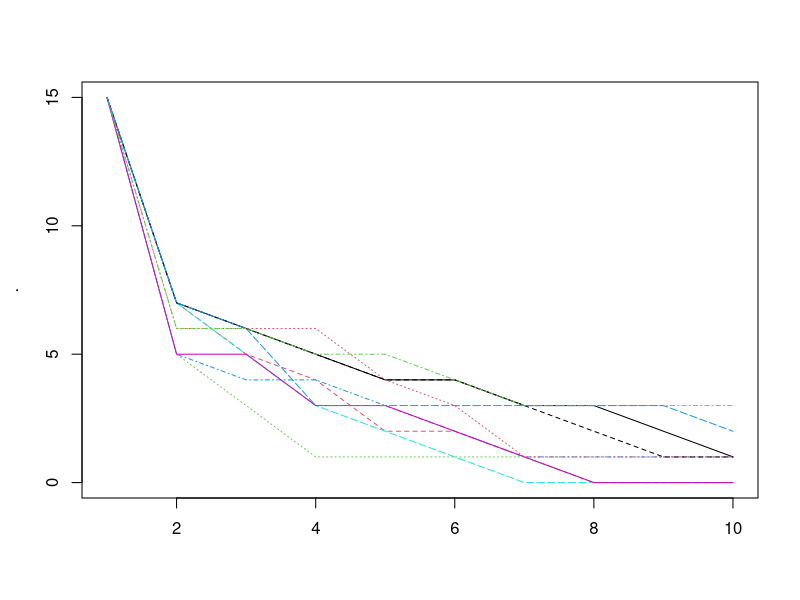
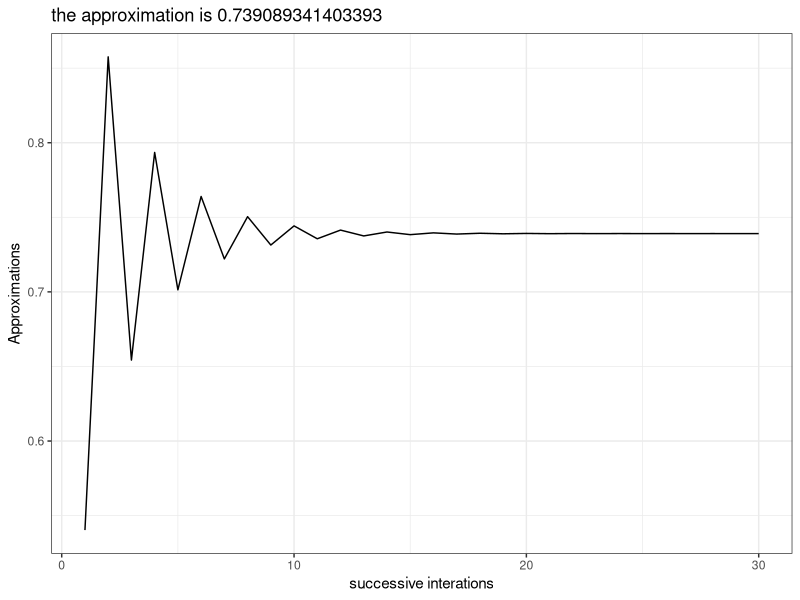
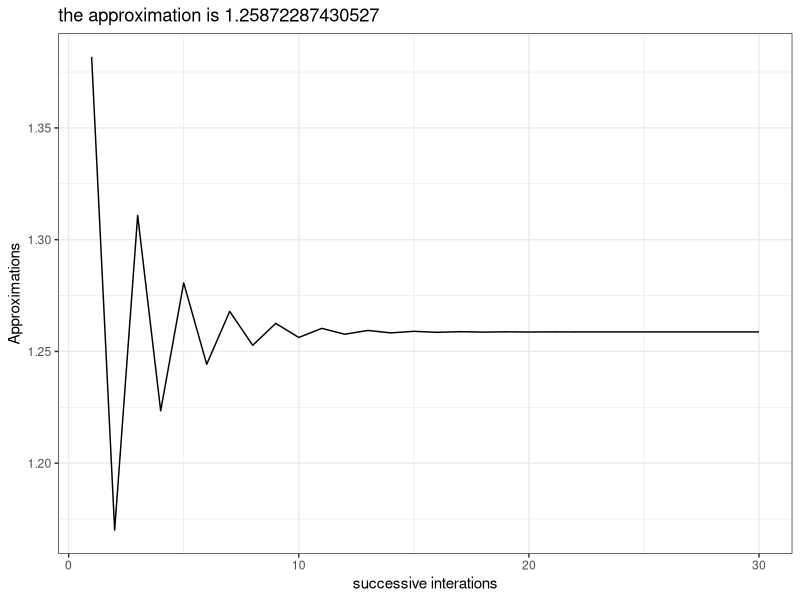
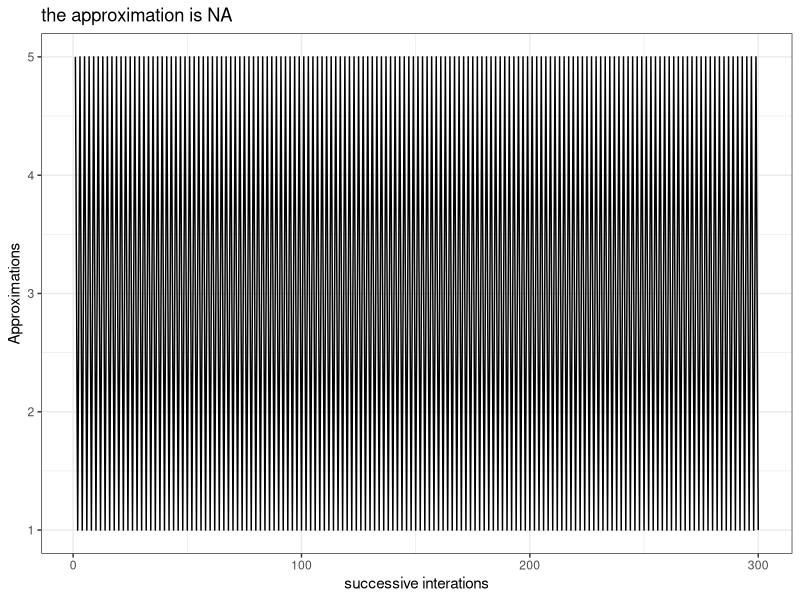
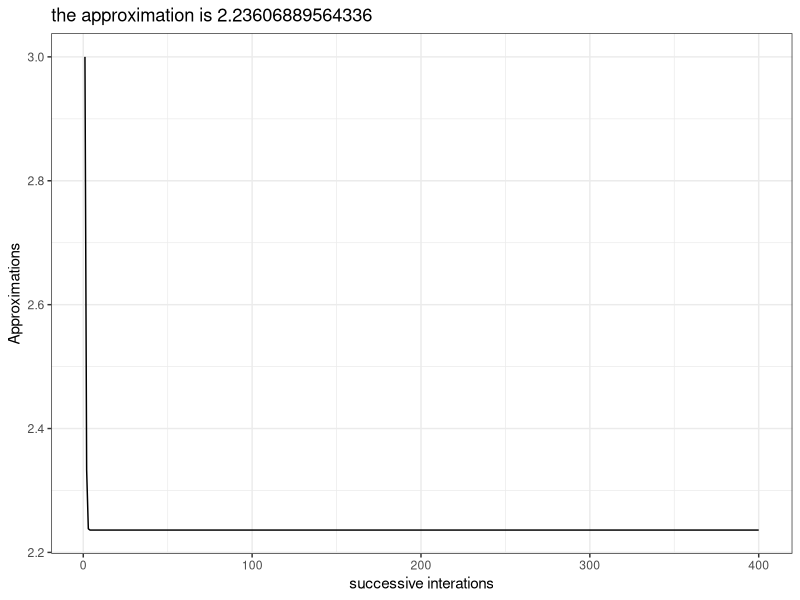
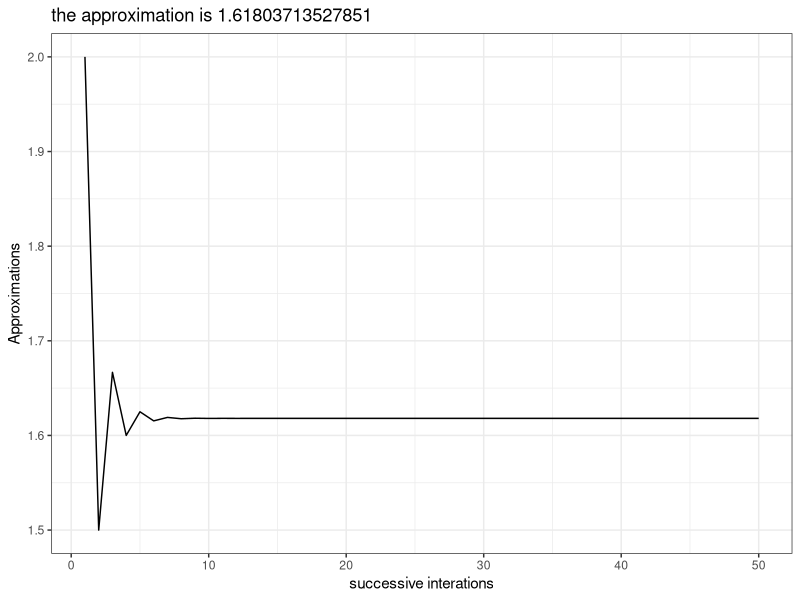
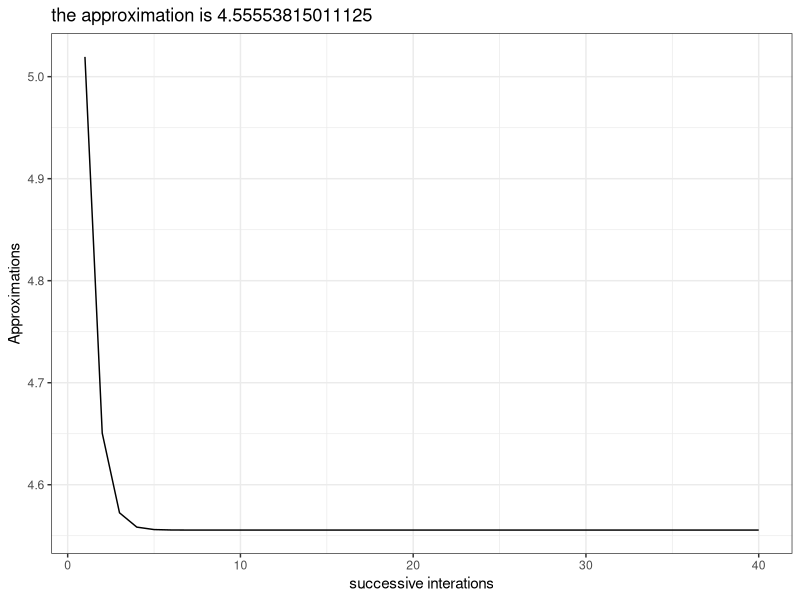
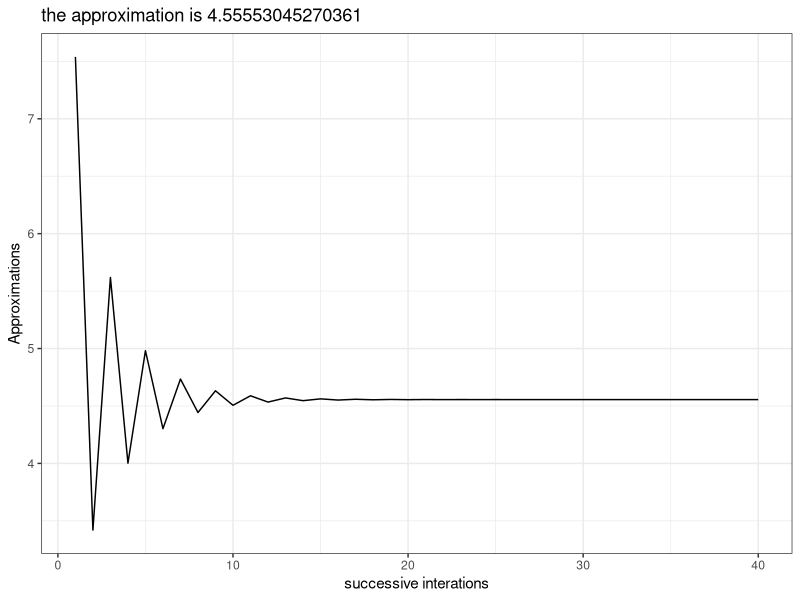

These charts were generated, in order, by the following R code:
## ---- chunk 1
knitr::opts_chunk$set(error = TRUE, cache = TRUE)
library(ggplot2)

## ---- chunk 2
mean(0.5, x = c(0:10,50))
## ---- chunk 3
scale01 <- function(x) {
  rng <- range(x, na.rm = TRUE)
  (x - rng[1]) / (rng[2] - rng[1])
}

mtcars_scale <- mtcars[]
mtcars_scale[] <- lapply(mtcars, scale01)
head(mtcars_scale)

scale_numerics <- function(dat){
  if(is.numeric(dat)){
    scale01(dat)
    } else {
      dat
      }
  }

iris_scale <- iris

iris_scale[] <- lapply(iris, scale_numerics)

head(iris)

try(lapply(iris, scale01))
## ---- chunk 4
formulas <- list(
  mpg ~ disp,
  mpg ~ I(1 / disp),
  mpg ~ disp + wt,
  mpg ~ I(1 / disp) + wt
)

mods <- vector("list", length(formulas))

for (i in seq_along(formulas)){
  mods[[i]] <- lm(formulas[[i]], data = mtcars)
  }
## ---- chunk 5
models_mtcars <- lapply(formulas, lm, data = mtcars)
# old way
#lapply(formulas, function(form) lm(form, data = mtcars))
## ---- chunk 6

bootstraps <- lapply(1:10, function(i) {
  rows <- sample(1:nrow(mtcars), rep = TRUE)
  mtcars[rows, ]
})

## for loop

bootstrap_models <- vector("list",length(bootstraps))
for(i in seq_along(bootstraps)){
  bootstrap_models[[i]] <- lm(mpg ~ disp, data = bootstraps[[i]])
  }

## lapply

bootstrap_models_lapply <- lapply(bootstraps, lm, formula = mpg ~ disp)
## ---- chunk 7
rsq <- function(mod) summary(mod)$r.squared

sapply(bootstrap_models_lapply, rsq)

sapply(models_mtcars, rsq)

## ---- chunk 8
library(magrittr)

species_abundances <- sample(seq_len(100),size = 5) %>%
  sapply(rpois, n = 20) %>%
  data.frame %>%
  set_names(paste0("sp",1:5))

vapply(species_abundances, sd, numeric(1))

## ---- chunk 9
library(dplyr)
site_species <- species_abundances %>% 
  mutate(site = paste0("site",LETTERS[1:5]) %>%
           rep(times = 4))

vapply(site_species[vapply(site_species, is.numeric, logical(1))], sd, numeric(1))

## Equivalently, in magrittr style:
site_species %>%
  vapply(is.numeric, logical(1)) %>%
  site_species[.] %>%
  vapply(sd, numeric(1))

## ---- chunk 10
trials <- replicate(
  100, 
  t.test(rpois(10, 10), rpois(7, 10)),
  simplify = FALSE
)

sapply(trials, function(test) test$p.value)

sapply(trials, '[[', i = "p.value") 
## ---- chunk 11
replicate(5, rnorm(2))

replicate(4, "blue")
## ---- chunk 12
colnum <- c("blue" = 2, "green" = 7)

lapply(colnum, function(x) x/2)
## ---- chunk 13
name_val_lapply <- function(X, FUN, ...){
 Map(FUN, names(X), X, ...)
}

funtest <- function(name_of, val_of){
  paste("the value of", name_of, "is", val_of)
}

name_val_lapply(colnum, funtest)

## ---- chunk 14

library(parallel)

mcsapply <- function (X, FUN, ..., simplify = TRUE, USE.NAMES = TRUE) 
  {
  FUN <- match.fun(FUN)
  answer <- mclapply(X = X, FUN = FUN, mc.cores = 2, ...)
  if (USE.NAMES && is.character(X) && is.null(names(answer))) 
    names(answer) <- X
  if (!identical(simplify, FALSE) && length(answer)) 
    simplify2array(answer, higher = (simplify == "array"))
  else answer
  }

##pokey example
boot_df <- function(x) x[sample(nrow(x), rep = T), ]
rsquared <- function(mod) summary(mod)$r.square
boot_lm <- function(i) {
  rsquared(lm(mpg ~ wt + disp, data = boot_df(mtcars)))
}


library(microbenchmark)

## this doesn't actually speed anything up
if(FALSE){
microbenchmark(sapply(1:10, boot_lm),
               mcsapply(1:10, boot_lm))
}


## ---- chunk 15
mat <- matrix(rnorm(20), nrow = 5)

apply(mat, 1, summary)

apply(mat, 2, summary)

apply(mtcars, 2, summary)

## ---- chunk 16
pulse <- round(rnorm(22, 70, 10 / 3)) + rep(c(0, 5), c(10, 12))
group <- rep(c("A", "B"), c(10, 12))
pieces <- split(pulse, group)

split_vapply <- function(x, f, FUN, FUN.VALUE, ...){
  pieces <- split(x, f)
  vapply(pieces, FUN = FUN, FUN.VALUE = FUN.VALUE, ...)
}

split_vapply(pulse, group, mean, numeric(1))

## ---- chunk 17

split2 <- function(x, f) {
   groups <- unique(as.factor(f))
   out <- vector('list', length(groups))
   names(out) <- levels(groups)
   for (g in groups) {
       out[[g]] <- x[f == g]
   }
   out
}

split2(pulse, group)


split3 <- function(x, f) {
   groups <- unique(f)
   out <- vector('list', length(groups))
   names(out) <- groups
   lapply(groups, function(lev) x[f == lev] )
}


split3(pulse, group)

## ---- chunk 18
Reduce(`*`, 1:10)
factorial(10)
microbenchmark(Reduce(`*`, 1:10), factorial(10))
## ---- chunk 19
sapply(rep(1,10), Reduce, f = sum)

Reduce(`*`, 1:10, accumulate = TRUE)

simdecay <- function(){
  replicate(10, sample(1:10, 15, replace = T), simplify = FALSE) %>%
  Reduce(intersect, ., accumulate = TRUE) %>%
  sapply(length)
}

replicate(10, simdecay()) %>%
  matplot(type = "l")

## ---- chunk 20
is.character(c("foo","bar"))
is.na(NaN)
is.na(NA)
is.na(3)

is.na(c(NA,NA))

is.numeric(c("fo","bar"))
## ---- chunk 21
anyNA(c(NA,NA))
anyNA(c("foo","bar"))
## ---- chunk 22
numsum <- function(dat, sumstat){
  so_numeros <- Filter(is.numeric, dat)
  vapply(so_numeros, sumstat, numeric(1))
}

numsum(iris, sd)
## ---- chunk 23
scramble <- sample(1:5, size = 50, replace = TRUE)
Position(function(x) x == 1, scramble)
which(scramble == 1)
min(which(scramble == 1))
## ---- chunk 24
where <- function(f, x) {
  vapply(x, f, logical(1))
}
## ---- chunk 25
AnyAll <- function(FUN){
  function(f, x){
    test <- vapply(x, f, logical(1))
    FUN(test)
    }
}

Any <- AnyAll(any)
All <- AnyAll(all)

tester <- list("foo",1)

Any(is.numeric, tester)
All(is.numeric, tester)
## ---- chunk 26
AnyAll2 <- function(only_if_all = TRUE){
  ## any or all?
  if (only_if_all) {
    testfun <- function(test) Reduce(`&&`, test, only_if_all)
    } else 
      {
        testfun <- function(test) Reduce(`||`, test, only_if_all)
        }
  
  function(f, x){
    test <- vapply(x, f, logical(1))
    testfun(test)
    }
  }

All2 <- AnyAll2()
Any2 <- AnyAll2(FALSE)

Any2(is.numeric, tester)
All2(is.numeric, tester)


AnyAll3 <- function(only_if_all = TRUE){
  ## any or all?
  tests <- c(`||`,`&&`)
  testfun <- function(test) Reduce(tests[[only_if_all + 1]], test, only_if_all)
  
  function(f, x){
    test <- vapply(x, f, logical(1))
    testfun(test)
    }
  }

AnyAll3()(is.numeric, tester)
AnyAll3(FALSE)(is.numeric, tester)
## ---- chunk 27
where <- function(f, x) {
  vapply(x, f, logical(1))
}

span <- function(f, x){
  logivec <- where(f = f, x = x)
  runs <- rle(logivec)
  trues <- runs$lengths[runs$values]
  longest <- max(trues)[1] # find the first long sequence only
  start.longest <- which(runs$lengths == longest)
  start.longest + seq_len(longest)
}

green30 <- replicate(47, sample(list("green",30), size = 1, prob = c(0.7, 0.3)))

span(is.character, green30)

## ---- chunk 28

arg_maxmin <- function(FUN = max) {
  arg_max <- function(vec, f){
    vals <- f(vec)
    crit <- FUN(vals)
    vec[vals %in% crit]
    }
  }

arg_max <- arg_maxmin()

arg_max(-10:5, function(x) x ^ 2)
arg_max(-5:5, function(x) x ^ 2)


arg_min <- arg_maxmin(min)
arg_min(-10:5, function(x) - x ^ 2)
arg_min(-5:5, function(x) - x ^ 2)
## ---- chunk 29

running_diff <- function(x){
  t <- length(x)
  abs(x[-t] - x[-1])
}


reducify <- function(f){
  function(x, y){
    f(x)
  }
}

fixed_point <- function(f, tries, init = 1, tol = 0.00001){
  try_vec <- seq_len(tries)
  fixingpoints <- Reduce(reducify(f), try_vec, init = init, accumulate = TRUE)
  passing_tol <- vapply(running_diff(fixingpoints), `<`, y = tol, logical(1))
  
  if(!any(passing_tol)) message("you need more tries")
  
  firstpass <- min(which(passing_tol))
  
  qplot(x = try_vec, y = fixingpoints[-1], geom = "path",
        main = paste0("the approximation is ", fixingpoints[firstpass]),
        xlab = "successive interations", ylab = "Approximations") + theme_bw()
}

fixed_point(cos, 30)

fixed_point(function(x) cos(x) + sin(x), 30)

## impossible; will never converge:
fixed_point(function(x) 5 / x, 300)

## but with slight modification..
fixed_point(function(x) (x + 5 / x) / 2, 400)

## ---- chunk 30
fixed_point(function(x) 1 + 1/x, 50)
## ---- chunk 31

fixed_point(function(x) ((log(1000) / log(x)) + x) / 2, 40, init = 2.5)

fixed_point(function(x) log(1000) / log(x), 40, init = 2.5)

## ---- chunk 32
fixed_point2 <- function(f, tries, init = 1, tol = 0.00001){
  fvec <- replicate(n = tries, expr = f, simplify = FALSE)
  Reduce(function(f1,f2) f2(f1), x = fvec, init = init, accumulate = TRUE)
}



fixed_point2(cos, 30)


## ---- chunk 33
frac_maker <- function(n, d){
  force(n)
  force(d)
  function(x) n / (d + x)
  }
  

cont_frac <- function(Ns, Ds, frac_fun = frac_maker){
  Ns <- rev(Ns)
  Ds <- rev(Ds)
  funs <- Map(frac_fun, Ns, Ds)
  Reduce(function(f1,f2) f2(f1), x = funs, init = 0)
  }

ans <- cont_frac(Ns = rep(1,40), Ds = rep(1, 40))

1/ans
## ---- chunk 34

denominator <- function(k){
  nums <- lapply(seq_len(k)*2, function(x) c(1, 1, x))
  out <- do.call(c, nums)
  out[-1]
}

cont_frac(Ds = denominator(20), Ns = rep(1, 3 * 20 -1))

## ---- chunk 35
pi_numerator <- function(k){
  exps <- seq(from = 1, length.out = k, by = 2) ^ 2
  c(4, exps)
}

cont_frac(Ds = c(1, rep(2, 200)), Ns = pi_numerator(200))
## ---- chunk 36

frac_maker_minus <- function(n, d){
  force(n)
  force(d)
  function(x) n / (d - x)
  }

tan_cf <- function(x, k){
  numerators <- rep(x, k - 1) ^ 2
  numerators <- c(x, numerators)
  denominators <- seq(from = 1, by = 2, length.out = k)
  cont_frac(Ns = numerators, Ds = denominators, frac_fun = frac_maker_minus)
}

tan_cf(pi*0.2, 20)

tan(pi*0.2)
## ---- chunk 37
randomise <- function(f) f(runif(1e3))
randomise(mean)
#> [1] 0.5115665
randomise(mean)
#> [1] 0.503939
randomise(sum)

replicate(500,randomise(sum)) %>%
  data.frame(x = .) %>%
  ggplot(aes(x = x)) + geom_density()
